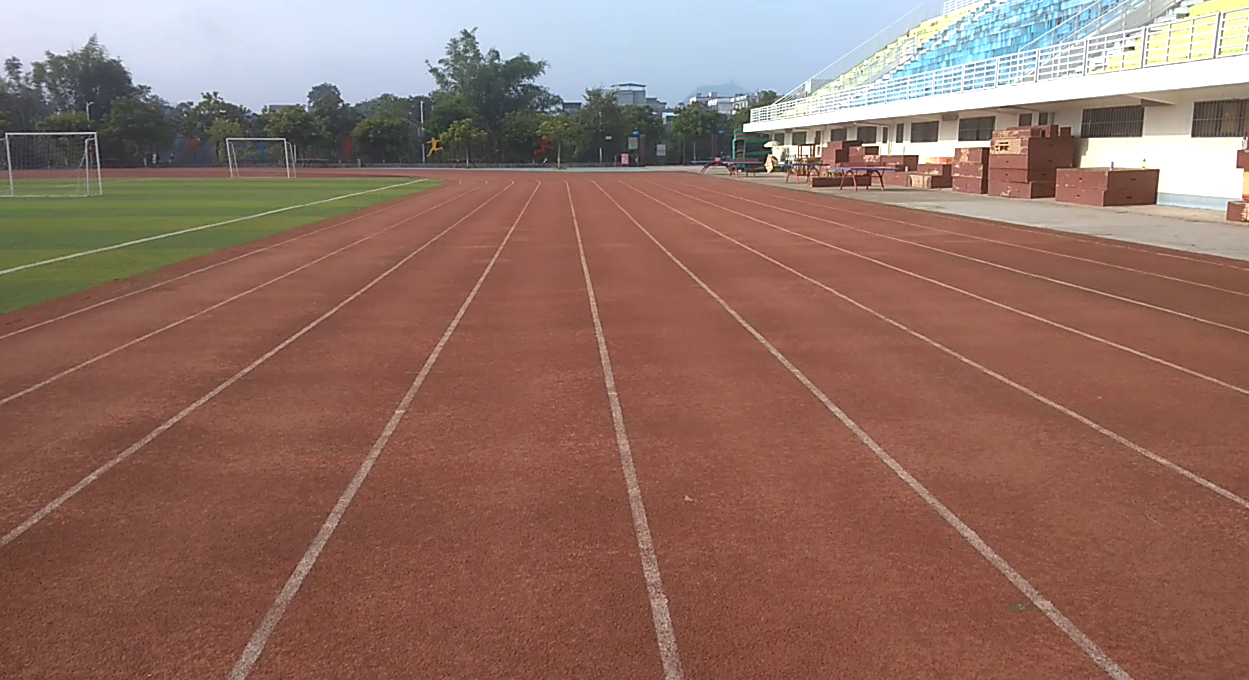
#> input picture 边缘直线检测/input/paod.png, 1249 x 680 px
$ jupyter execute line_detection.ipynb
#> lines starting #> are read from the running program, lines starting #| are printed output that depends on the picture; after the words box and inside, x2 and y2 are one past the last pixel; in counts of white or black regions, pixels touching at a corner belong together
# 边缘直线检测
- 通过图像形态学操作来寻找直线，霍夫获取位置信息与显示。然后获取坐标等。

## 形态学操作
#### 开运算
* 先腐蚀后膨胀
- 作用：放大裂缝和低密度区域，消除小物体，在平滑较大物体的边界时，不改变其面积

#### 闭运算
* 先膨胀后腐蚀
- 作用：排除小型黑洞，突触了比原图轮廓区域更暗的区域

[cell 1]
import cv2
import numpy as np

[cell 2]
img = cv2.imread("./input/paod.png")
#> img is the input picture: shape (680, 1249, 3); mean B, G, R 100.5, 111.3, 144.4

# 边缘提取
edges = cv2.Canny(img, 110, 255, apertureSize = 3)
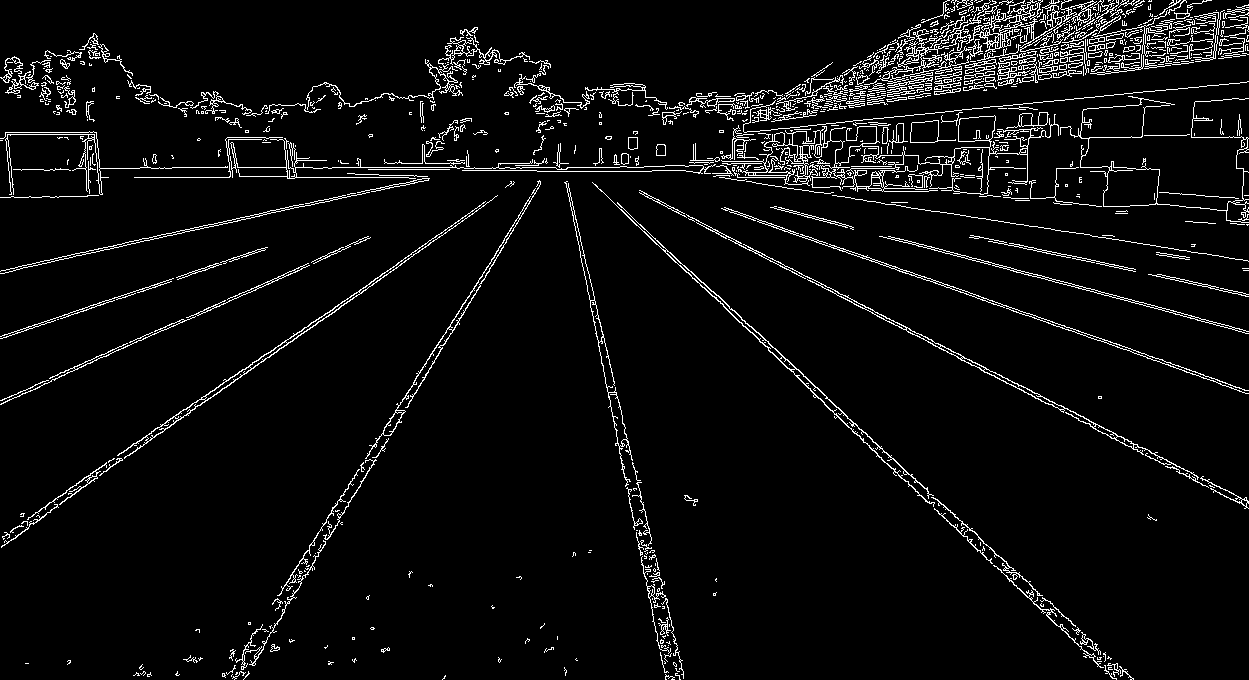
#> edges: shape (680, 1249); 4.9% white in thin lines or dots

#OpenCV定义的结构元素
kernel = cv2.getStructuringElement(cv2.MORPH_RECT,(25,3))
#膨胀图像
dilated = cv2.dilate(edges,kernel)
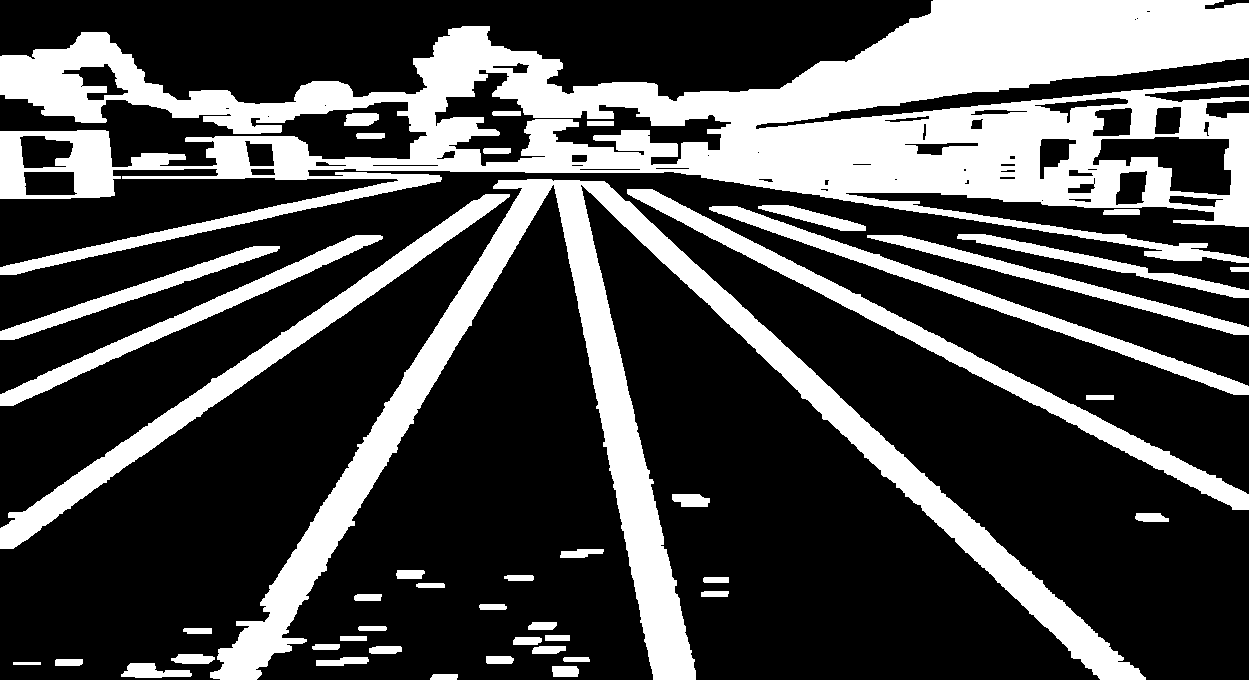
#> dilated: shape (680, 1249); 28.9% white; 46 white regions, largest, box (x1, y1, x2, y2) and area: (0, 0, 1249, 275) 132279, (210, 179, 1146, 680) 55543, (0, 194, 510, 549) 12758
#腐蚀图像
kernel = cv2.getStructuringElement(cv2.MORPH_RECT,(25,3))
eroded = cv2.erode(dilated,kernel)
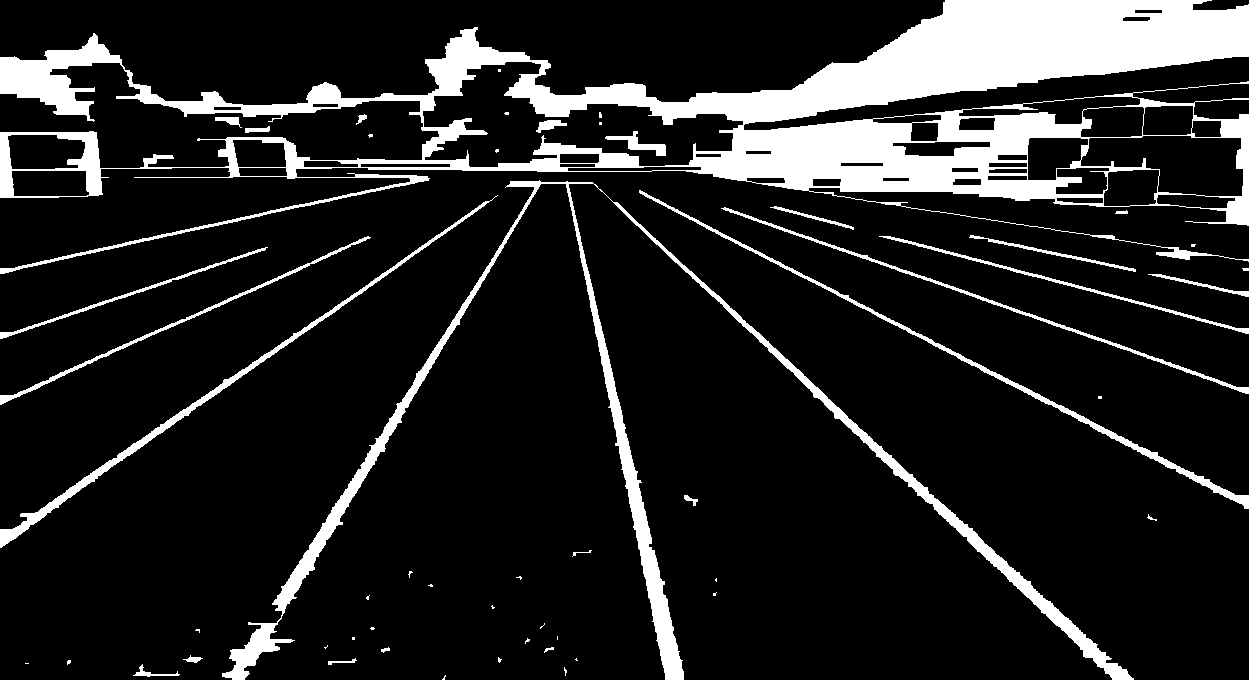
#> eroded: shape (680, 1249); 13.6% white; 54 white regions (29 under 20 px), largest, box (x1, y1, x2, y2) and area: (0, 0, 1249, 274) 83638, (222, 180, 1134, 680) 17391, (0, 195, 498, 548) 3480
#显示腐蚀后的图像
cv2.imshow("Eroded Image",eroded);
#经验参数
minLineLength = 0
maxLineGap = 100
lines = cv2.HoughLinesP(eroded,1,np.pi/180,90,minLineLength,maxLineGap)
#> lines = 154 rows, first 6: [32, 263, 293, 208], [725, 114, 1218, 10], [922, 73, 1223, 58], [616, 202, 1106, 659], [701, 167, 1027, 167], [614, 202, 1105, 660]
for i in range(len(lines)):
    for x1,y1,x2,y2 in lines[i] :
        if y1< 100 or x2<100 or y2 <210:
            pass
        else:
            cv2.line(img,(x1,y1),(x2,y2),(0,255,0),3)
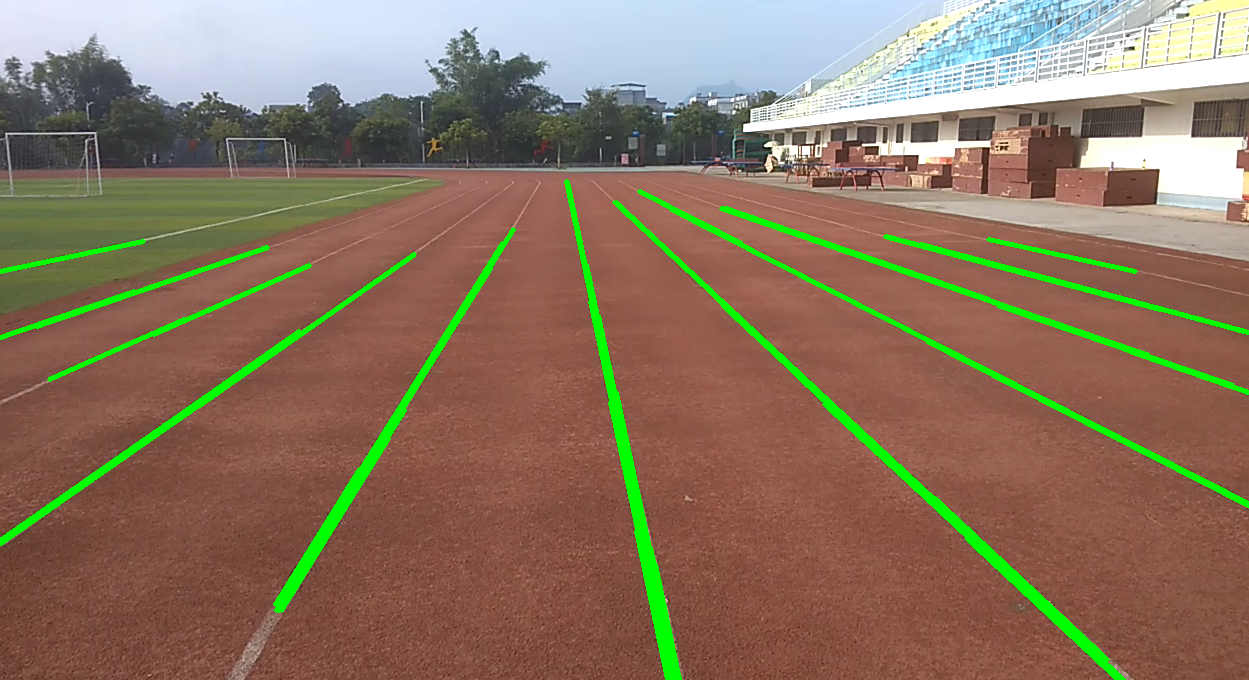
#> img: shape (680, 1249, 3); 4.11% of pixels changed, all inside (x1, y1, x2, y2) = (0, 179, 1249, 680)
#             cv2.putText(img, str(i), (x1, y1), cv2.FONT_HERSHEY_SIMPLEX, 0.6,(0, 0, 255), 2)
#             print('lines'+str(i),x1,y1)
# cv2.line(img,(0,0),(100,700),(0,255,255),3)
cv2.imshow('Result', img)
cv2.waitKey(0)
cv2.destroyAllWindows()

$ run again, with 边缘直线检测/input/road.jpg saved as 边缘直线检测/input/paod.png
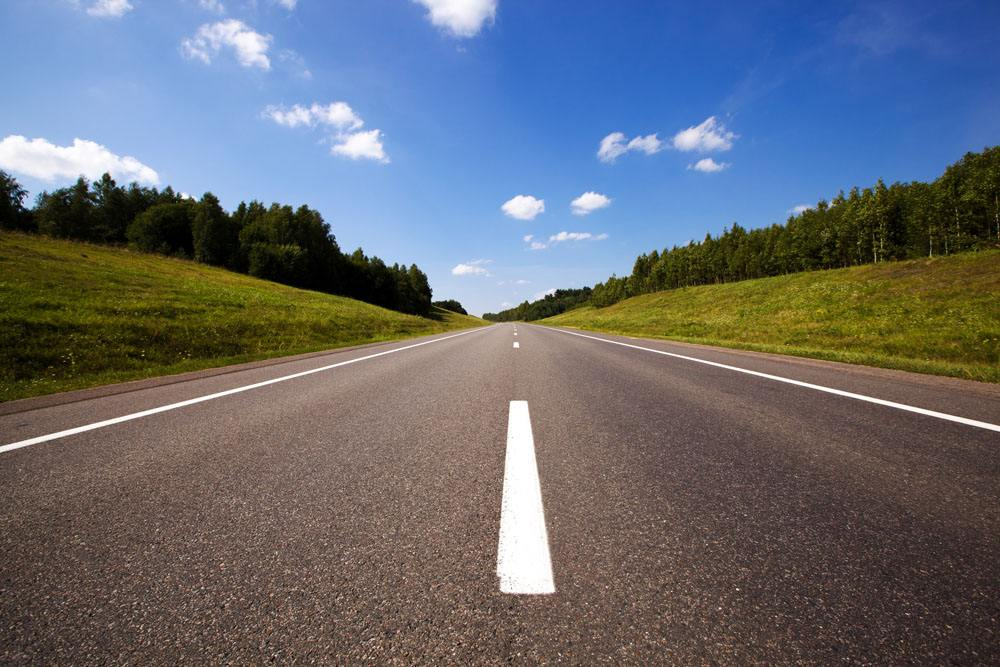
#> input picture 边缘直线检测/input/road.jpg, 1000 x 667 px
#> img is the input picture: shape (667, 1000, 3); mean B, G, R 114.9, 106.7, 102.5
#> `edges = cv2.Canny(img, 110, 255, apertureSize = 3)`:
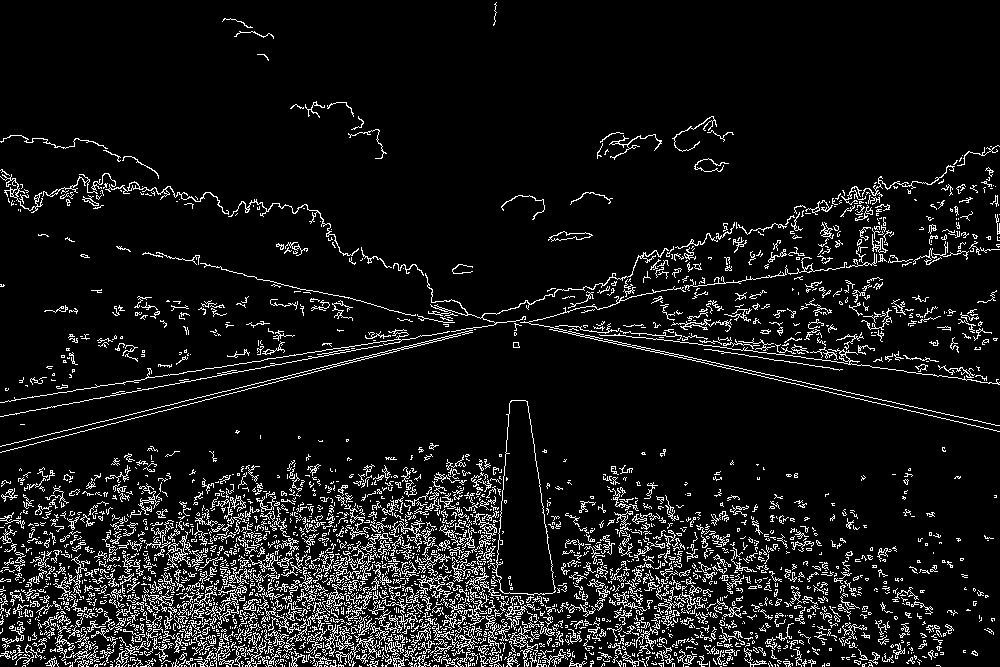
#> edges: shape (667, 1000); 8.6% white in thin lines or dots
#> dilated: shape (667, 1000); 45% white; 47 white regions, largest, box (x1, y1, x2, y2) and area: (0, 399, 1000, 667) 175574, (0, 134, 1000, 454) 101783, (585, 115, 746, 161) 3757
#> eroded: shape (667, 1000); 31.1% white; 69 white regions (27 under 20 px), largest, box (x1, y1, x2, y2) and area: (0, 400, 978, 667) 149146, (0, 145, 1000, 453) 50109, (597, 116, 734, 160) 1855
#> lines = 240 rows, first 6: [16, 662, 953, 629], [0, 547, 511, 583], [715, 584, 848, 570], [808, 635, 940, 646], [16, 575, 849, 619], [16, 636, 849, 621]
#> after the loop `for i in range(len(lines)):`:
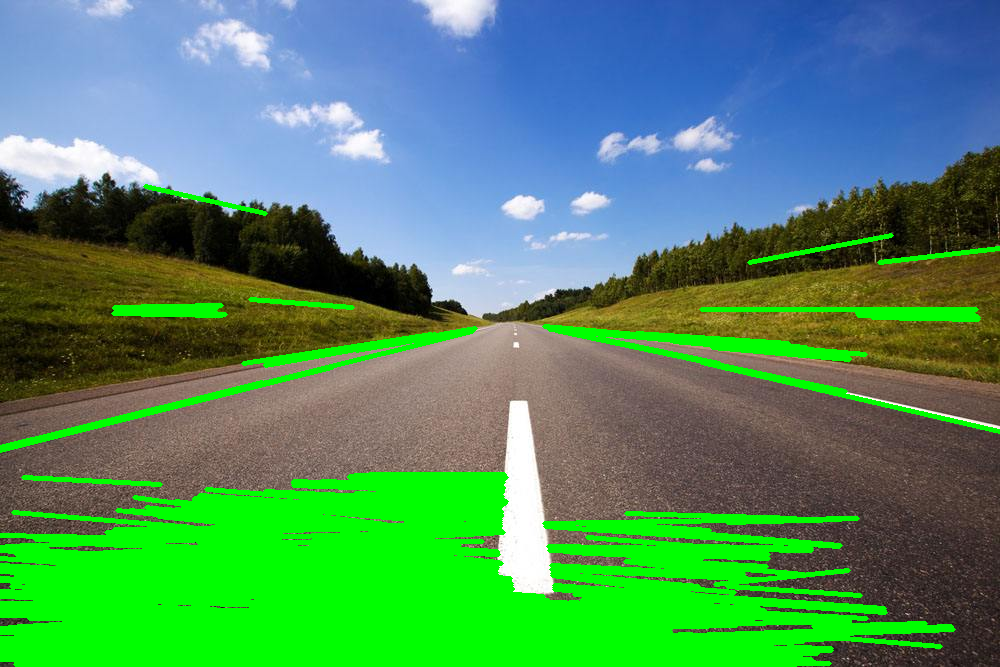
#> img: shape (667, 1000, 3); mean B, G, R 98.5, 142.1, 79.5
